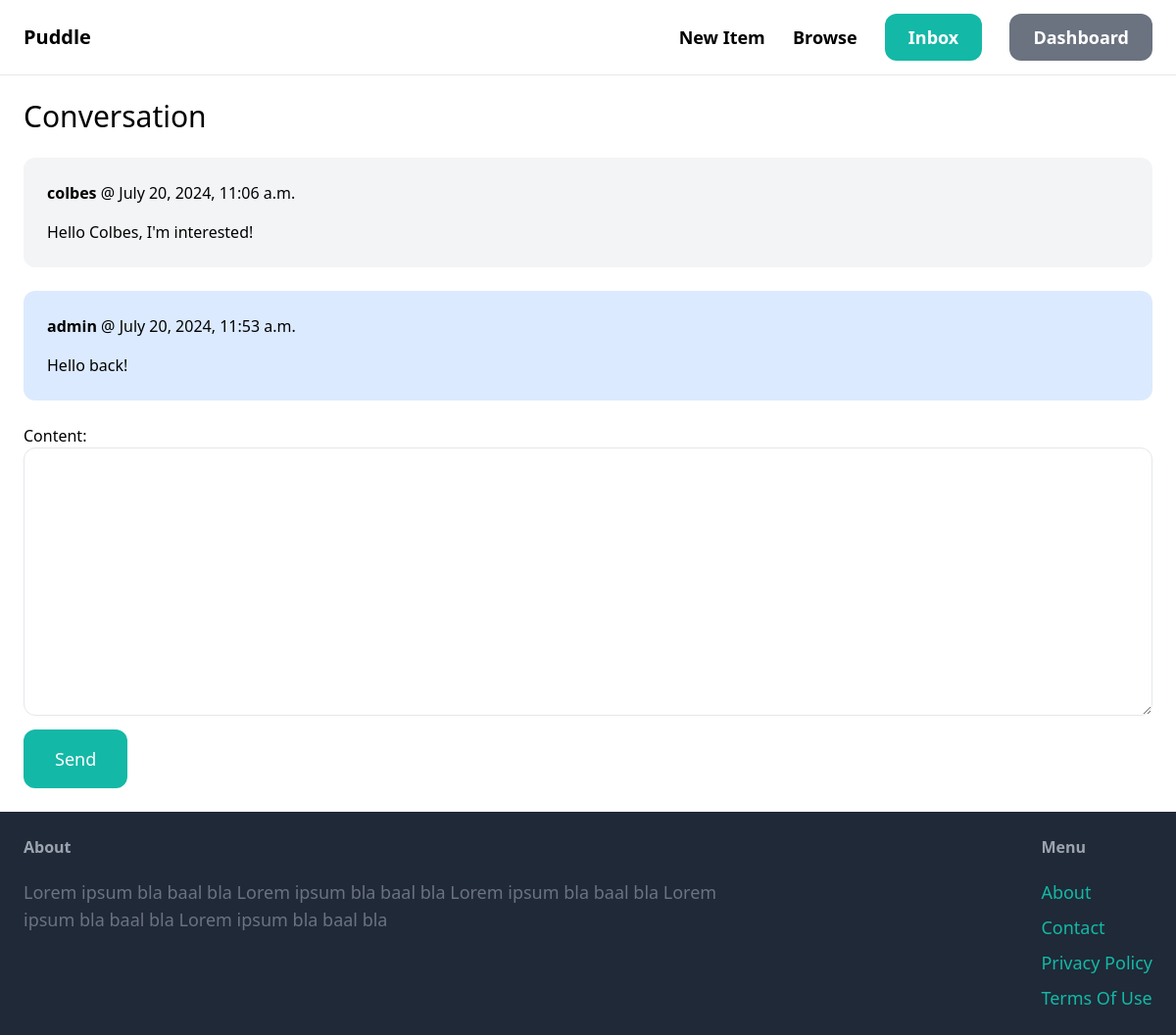
The page /inbox/1/ (signed in) on the database its author committed.
### conversation/models.py (models this page shows)
class ConversationMessage(models.Model):
    conversation = models.ForeignKey(Conversation, related_name='messages', on_delete=models.CASCADE)
    content = models.TextField()
    created_at = models.DateTimeField(auto_now_add=True)
    create_by = models.ForeignKey(User, related_name='created_messages', on_delete=models.CASCADE)

### conversation/views.py (the view)
# urls.py: path('<int:pk>/', views.detail, name='detail'),
@login_required
def detail(request, pk):
    conversation = Conversation.objects.filter(members__in=[request.user.id]).get(pk=pk)
    if request.method == 'POST':
         form = ConversationMessageForm(request.POST)
         if form.is_valid():
            conversation_message = form.save(commit=False)
            conversation_message.conversation = conversation
            conversation_message.create_by = request.user
            conversation_message.save()
            conversation.save()
            return redirect('conversation:detail', pk=pk)
    else:
        form = ConversationMessageForm()
    return render(request, 'conversation/detail.html', {
        'conversation': conversation,
        'form': form,
    })

### conversation/forms.py
class ConversationMessageForm(forms.ModelForm):
    class Meta:
        model = ConversationMessage
        fields = ('content', )
        widgets =  {
            'content': forms.Textarea(attrs={
                'class':'w-full py-4 px-6 rounded-xl border'
            })
        }

### conversation/templates/conversation/detail.html (shortened to what this page needs)
{% extends "core/base.html" %}
{% block content %}
<h1 class="mb-6 text-3xl">Conversation</h1>
<div class="space-y-6">
    {% for message in conversation.messages.all %}
            <div class="p-6 flex {% if message.create_by == request.user %}bg-blue-100{% else %}bg-gray-100{% endif %} rounded-xl">
                <div>
                    <p class="mb-4"><strong>{{ message.create_by.username }}</strong> @ {{ message.created_at }}</p>
                    <p>{{ message.content }}</p>
                </div>
            </div>
    {% endfor %}
</div>
<form method="post" action="." class="mt-6">
    {{ form.as_p }}
    <button class="py-4 px-8 mt-2 text-lg bg-teal-500 hover:bg-teal-700 rounded-xl text-white">Send</button>
</form>
{% endblock %}

### rows shown on the page
ConversationMessage: create_by.username "colbes", created_at "July 20, 2024, 11:06 a.m.", content "Hello Colbes, I'm interested!"
ConversationMessage: create_by.username "admin", created_at "July 20, 2024, 11:53 a.m.", content "Hello back!"
